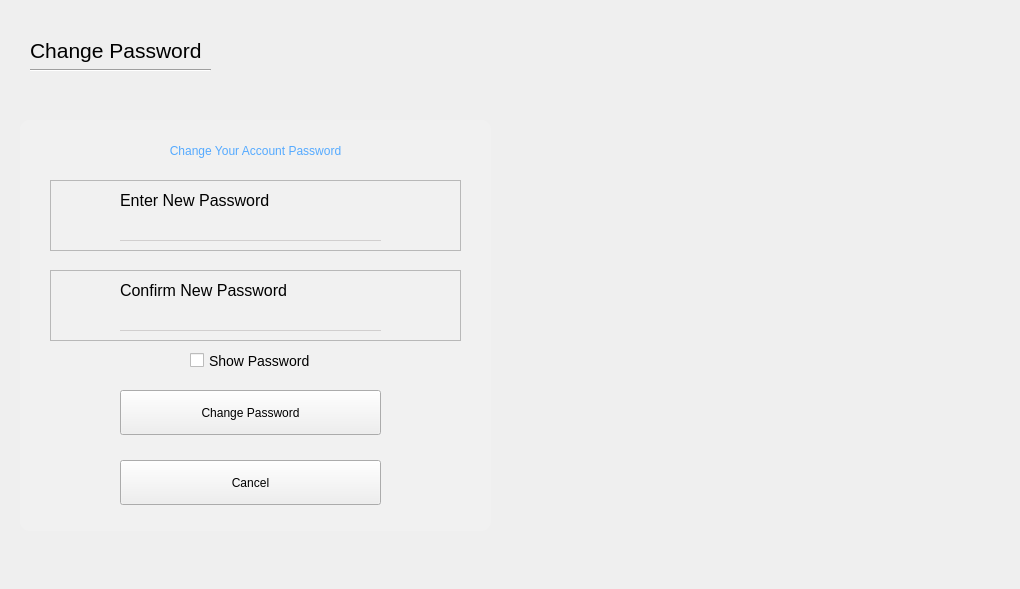
         <widget class="QWidget" name="changePassword_page">
          <widget class="QFrame" name="changePassword_frame">
           <property name="geometry">
            <rect>
             <x>20</x>
             <y>120</y>
             <width>471</width>
             <height>411</height>
            </rect>
           </property>
           <property name="styleSheet">
            <string notr="true">#changePassword_frame{
	background-color: rgba(244, 244, 244, 100);
	border-radius: 10px;
}
.QLabel{
	font: 600;
}
.QLineEdit{
	background: transparent;
	border:none;
	border-bottom: 1px solid rgb(209, 207, 207);
}
.QToolButton{
	background: none;
	border: none;
}
#label_login{
	font: 600 18pt;
	color: rgb(85, 170, 255)
}
</string>
           </property>
           <property name="frameShape">
            <enum>QFrame::StyledPanel</enum>
           </property>
           <property name="frameShadow">
            <enum>QFrame::Raised</enum>
           </property>
           <widget class="QLabel" name="label_login">
            <property name="geometry">
             <rect>
              <x>0</x>
              <y>10</y>
              <width>471</width>
              <height>41</height>
             </rect>
            </property>
            <property name="styleSheet">
             <string notr="true"/>
            </property>
            <property name="text">
             <string>Change Your Account Password</string>
            </property>
            <property name="alignment">
             <set>Qt::AlignCenter</set>
            </property>
           </widget>
           <widget class="QPushButton" name="changePswrdBtn">
            <property name="geometry">
             <rect>
              <x>100</x>
              <y>270</y>
              <width>261</width>
              <height>45</height>
             </rect>
            </property>
            <property name="styleSheet">
             <string notr="true"/>
            </property>
            <property name="text">
             <string>Change Password</string>
            </property>
           </widget>
           <widget class="QPushButton" name="changePswrd_cancelBtn">
            <property name="geometry">
             <rect>
              <x>100</x>
              <y>340</y>
              <width>261</width>
              <height>45</height>
             </rect>
            </property>
            <property name="text">
             <string>Cancel</string>
            </property>
           </widget>
           <widget class="QFrame" name="frame2">
            <property name="geometry">
             <rect>
              <x>30</x>
              <y>60</y>
              <width>411</width>
              <height>71</height>
             </rect>
            </property>
            <property name="styleSheet">
             <string notr="true">font-size: 16px;</string>
            </property>
            <property name="frameShape">
             <enum>QFrame::StyledPanel</enum>
            </property>
            <property name="frameShadow">
             <enum>QFrame::Raised</enum>
            </property>
            <widget class="QLabel" name="label_newPswrd">
             <property name="geometry">
              <rect>
               <x>70</x>
               <y>0</y>
               <width>151</width>
               <height>41</height>
              </rect>
             </property>
             <property name="text">
              <string>Enter New Password</string>
             </property>
             <property name="alignment">
              <set>Qt::AlignLeading|Qt::AlignLeft|Qt::AlignVCenter</set>
             </property>
            </widget>
            <widget class="QLineEdit" name="in_newPswrd">
             <property name="geometry">
              <rect>
               <x>70</x>
               <y>30</y>
               <width>261</width>
               <height>31</height>
              </rect>
             </property>
             <property name="autoFillBackground">
              <bool>false</bool>
             </property>
             <property name="inputMask">
              <string/>
             </property>
             <property name="echoMode">
              <enum>QLineEdit::Password</enum>
             </property>
            </widget>
           </widget>
           <widget class="QCheckBox" name="checkBox_showChangePswrd">
            <property name="geometry">
             <rect>
              <x>170</x>
              <y>230</y>
              <width>121</width>
              <height>21</height>
             </rect>
            </property>
            <property name="cursor">
             <cursorShape>PointingHandCursor</cursorShape>
            </property>
            <property name="styleSheet">
             <string notr="true">font-size: 14px;</string>
            </property>
            <property name="text">
             <string>Show Password</string>
            </property>
           </widget>
           <widget class="QFrame" name="frame3">
            <property name="geometry">
             <rect>
              <x>30</x>
              <y>150</y>
              <width>411</width>
              <height>71</height>
             </rect>
            </property>
            <property name="styleSheet">
             <string notr="true">font-size: 16px;</string>
            </property>
            <property name="frameShape">
             <enum>QFrame::StyledPanel</enum>
            </property>
            <property name="frameShadow">
             <enum>QFrame::Raised</enum>
            </property>
            <widget class="QLabel" name="label_confirmNewPswrd">
             <property name="geometry">
              <rect>
               <x>70</x>
               <y>0</y>
               <width>221</width>
               <height>41</height>
              </rect>
             </property>
             <property name="text">
              <string>Confirm New Password</string>
             </property>
             <property name="alignment">
              <set>Qt::AlignLeading|Qt::AlignLeft|Qt::AlignVCenter</set>
             </property>
            </widget>
            <widget class="QLineEdit" name="in_confirmNewPswrd">
             <property name="geometry">
              <rect>
               <x>70</x>
               <y>30</y>
               <width>261</width>
               <height>31</height>
              </rect>
             </property>
             <property name="autoFillBackground">
              <bool>false</bool>
             </property>
             <property name="inputMask">
              <string/>
             </property>
             <property name="echoMode">
              <enum>QLineEdit::Password</enum>
             </property>
            </widget>
           </widget>
          </widget>
          <widget class="QLabel" name="label_loginHead">
           <property name="geometry">
            <rect>
             <x>30</x>
             <y>20</y>
             <width>301</width>
             <height>61</height>
            </rect>
           </property>
           <property name="styleSheet">
            <string notr="true">font-size : 16pt;</string>
           </property>
           <property name="text">
            <string>Change Password</string>
           </property>
           <property name="alignment">
            <set>Qt::AlignLeading|Qt::AlignLeft|Qt::AlignVCenter</set>
           </property>
          </widget>
          <widget class="Line" name="line_login">
           <property name="geometry">
            <rect>
             <x>30</x>
             <y>60</y>
             <width>181</width>
             <height>21</height>
            </rect>
           </property>
           <property name="orientation">
            <enum>Qt::Horizontal</enum>
           </property>
          </widget>
          <widget class="QLabel" name="label_pic_changePassword">
           <property name="geometry">
            <rect>
             <x>490</x>
             <y>20</y>
             <width>521</width>
             <height>560</height>
            </rect>
           </property>
           <property name="sizePolicy">
            <sizepolicy hsizetype="Preferred" vsizetype="Expanding">
             <horstretch>0</horstretch>
             <verstretch>0</verstretch>
            </sizepolicy>
           </property>
           <property name="minimumSize">
            <size>
             <width>500</width>
             <height>0</height>
            </size>
           </property>
           <property name="styleSheet">
            <string notr="true"/>
           </property>
           <property name="text">
            <string/>
           </property>
          </widget>
         </widget>
